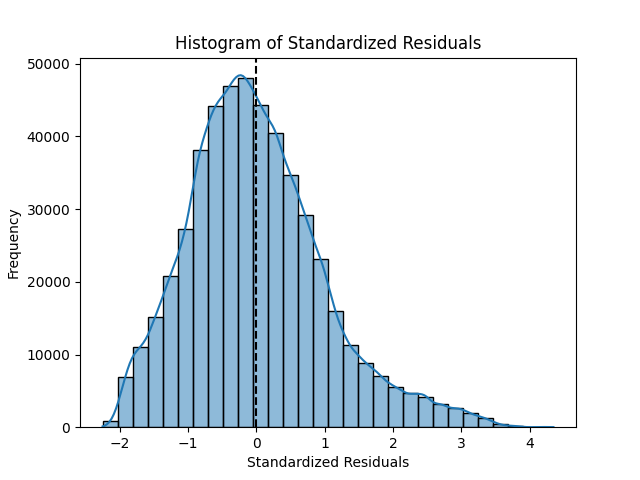

This chart was generated by the following Python code:
import matplotlib.pyplot as plt
import seaborn as sns
import statsmodels.api as sm

# gen_df = dataframe.createDF(" ")
# yVar, xVar, X, num, dum = cV.dfVars(gen_df, sV.numVars, sV.dummyVars, sV.depVar)

def normGraph(genre, yVar, xVar):
    model = sm.OLS(yVar, xVar).fit()

    standardized_residuals = model.get_influence().resid_studentized_internal

    sns.histplot(standardized_residuals, kde=True, bins=30)
    plt.xlabel("Standardized Residuals")
    plt.ylabel("Frequency")
    plt.title(f"{genre}: Histogram of Standardized Residuals")
    plt.axvline(x=0, color='black', linestyle='--')
    plt.savefig(f'{genre}_normGraph.png')
    plt.show()
